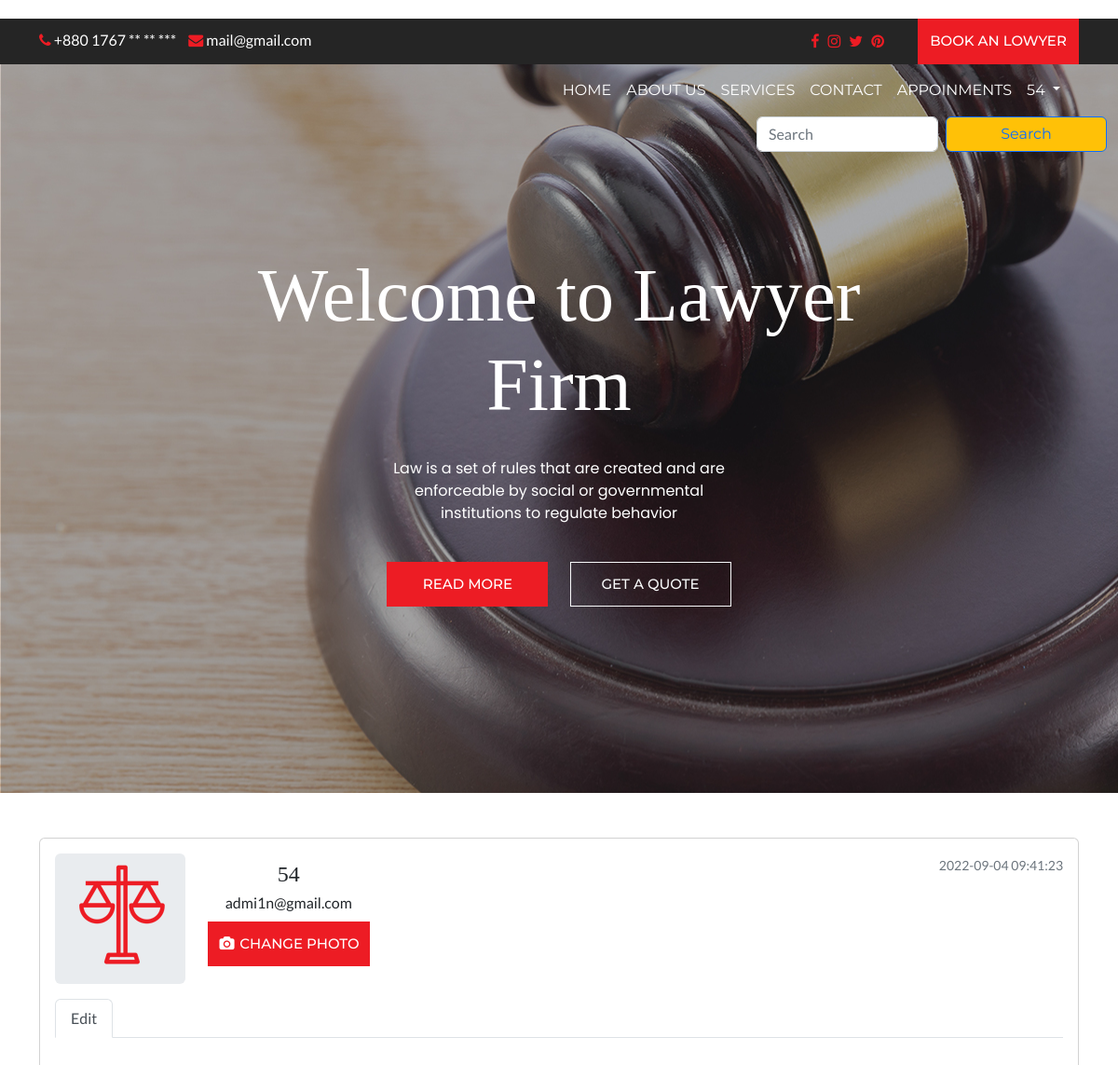
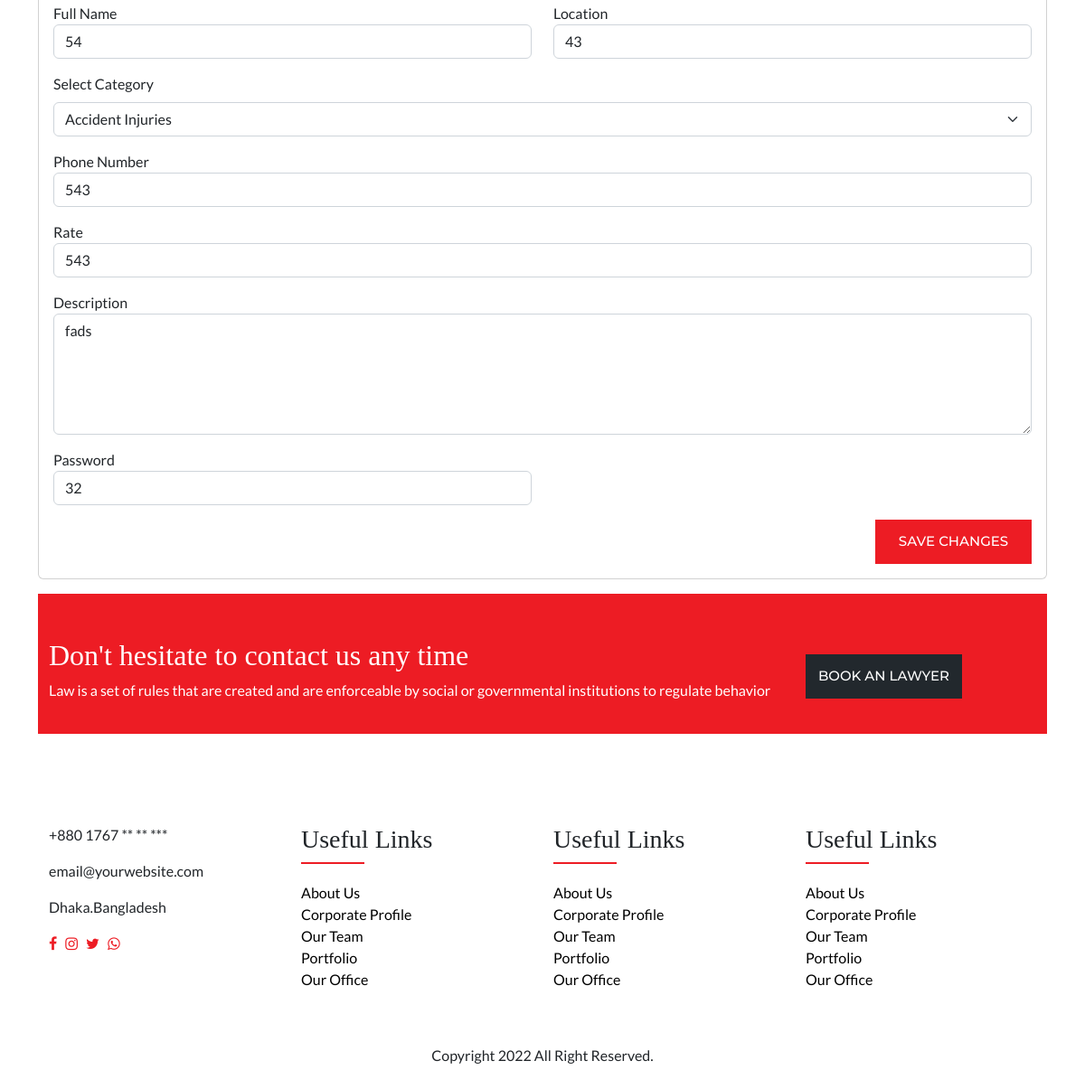
The app's page /lawyer/editprofile.php (signed in) with its own data (2 pictures, top to bottom).
### tables this page shows
CREATE TABLE `lawyers` (
  `email` varchar(700) NOT NULL,
  `password` text NOT NULL,
  `name` text NOT NULL,
  `categoryid` int(11) NOT NULL,
  `rate` int(11) NOT NULL,
  `description` varchar(2000) NOT NULL,
  `phonenumber` text NOT NULL,
  `location` text NOT NULL,
  `picture` text NOT NULL,
  `joindate` datetime NOT NULL DEFAULT current_timestamp()
);

### lawyer/editprofile.php (the view, shortened to what this page needs)
<?php include 'header.php' ?>
<div class="container mt-5">
    <div class="row flex-lg-nowrap">
        <form class="form" novalidate="" method="post" action="editprofilecore.php" enctype="multipart/form-data">
            <div class="col">
                <div class="row">
                    <div class="col mb-3">
                        <div class="card">
                            <div class="card-body">
                                <div class="e-profile">
                                    <div class="row">
                                        <div class="col-12 col-sm-auto mb-3">
                                            <div class="mx-auto" style="width: 140px;">
                                                <div class="d-flex justify-content-center align-items-center rounded" style="height: 140px; background-color: rgb(233, 236, 239);">
                                                    <img src="images/<?php echo $picture ?>" alt="">
                                                </div>
                                            </div>
                                        </div>
                                        <div class="col d-flex flex-column flex-sm-row justify-content-between mb-3">
                                            <div class="text-center text-sm-left mb-2 mb-sm-0">
                                                <h4 class="pt-sm-2 pb-1 mb-0 text-nowrap"><?php echo $name ?></h4>
                                                <p class="mb-0"><?php echo $email ?></p>
                                                <div class="mt-2">
                                                    <button class="btn btn-primary " type="button" class="buttoninput">
                                                        <i class="fa fa-fw fa-camera"></i>
                                                        <span>Change Photo</span>
                                                    </button>
                                                </div>
                                            </div>
                                            <div class="text-center text-sm-right">
                                                <div class="text-muted"><small><?php echo $joindate ?></small></div>
                                            </div>
                                        </div>
                                    </div>
                                    <ul class="nav nav-tabs">
                                        <li class="nav-item"><a href="" class="active nav-link">Edit</a></li>
                                    </ul>
                                    <div class="tab-content pt-3">
                                        <div class="tab-pane active">
                                            <div class="row">
                                                <div class="col">
                                                    <div class="row">
                                                        <div class="col mt-3">
                                                            <div class="form-group">
                                                                <label>Full Name</label>
                                                                <input required class="form-control" type="text" name="name" value="<?php echo $name ?>">
                                                            </div>
                                                        </div>
                                                        <div class="col mt-3">
                                                            <div class="form-group">
                                                                <label>Location</label>
                                                                <input required class="form-control" type="text" name="location" value="<?php echo $location ?>">
                                                            </div>
                                                        </div>
                                                    </div>
                                                    <div class="col mt-3">
                                                        <label for="category" class="form-label">Select Category</label>
                                                        <select required name="categoryid" class="form-select" aria-label="Default select example" id="category">
                                                            <?php
                                                            $query = "select * from lawyercategories;";
                                                            $result = $conn->query($query);
                                                            if ($result->num_rows > 0) {
                                                                while ($row = $result->fetch_assoc()) {
                                                                    $id = $row['id'];
                                                                    $category = $row['category'];
                                                                    if ($categoryid == $id) {
                                                            ?>
                                                                        <option selected value="<?php echo $id ?>"><?php echo $category ?></option>
                                                                    <?php   } else {
                                                                    ?>
                                                                        <option value="<?php echo $id ?>"><?php echo $category ?></option>
                                                            <?php
                                                                    }
                                                                }
                                                            }
                                                            ?>
                                                        </select>
                                                    </div>
                                                    <div class="col mt-3">
                                                        <div class="form-group">
                                                            <label>Phone Number</label>
                                                            <input required class="form-control" type="text" name="phonenumber" value="<?php echo $phonenumber ?>">
                                                        </div>
                                                    </div>
                                                    <div class="col mt-3">
                                                        <div class="form-group">
                                                            <label>Rate</label>
                                                            <input required class="form-control" type="number" name="rate" value="<?php echo $rate ?>">
                                                        </div>
                                                    </div>
                                                    <div class="row">
                                                        <div class="col mt-3">
                                                            <div class="form-group">
                                                                <label>Description</label>
                                                                <textarea required class="form-control" rows="5" name="description"><?php echo $description ?></textarea>
                                                            </div>
                                                        </div>
                                                    </div>
                                                </div>
                                            </div>
                                            <div class="row">
                                                <div class="col-12 col-sm-6 mb-3 mt-3">
                                                    <div class="row">
                                                        <div class="col">
                                                            <div class="form-group">
                                                                <label><span class="d-none d-xl-inline">Password</span></label>
                                                                <input required class="form-control" name="password" type="text" value="<?php echo $password ?>">
                                                            </div>
                                                        </div>
                                                    </div>
                                                </div>
                                            </div>
                                            <div class="row">
                                                <div class="col d-flex justify-content-end">
                                                    <button class="btn btn-primary" type="submit">Save Changes</button>
                                                </div>
                                            </div>
                                        </div>
                                    </div>
                                </div>
                            </div>
                        </div>
                    </div>
                </div>
        </form>
    </div>
</div>
<?php include 'footer.php' ?>

### lawyer/header.php (shortened to what this page needs)
<?php
require_once("../dbconnection.php");
$email = $_SESSION['email'];
$query = "select * from lawyers where email='" . $email . "';";
$result = $conn->query($query);
$name = "";
if ($result->num_rows > 0) {
    while ($row = $result->fetch_assoc()) {
        $name = $row['name'];
        $password = $row['password'];
        $categoryid = $row['categoryid'];
        $rate = $row['rate'];
        $description = $row['description'];
        $phonenumber = $row['phonenumber'];
        $location = $row['location'];
        $picture = $row['picture'];
        $joindate = $row['joindate'];
    }
}
?>
<!doctype html>
<html>
<head>
    <link href="https://cdn.jsdelivr.net/npm/bootstrap@5.2.0/dist/css/bootstrap.min.css" rel="stylesheet">
    <link rel="stylesheet" href="https://cdnjs.cloudflare.com/ajax/libs/font-awesome/4.7.0/css/font-awesome.css" />
    <link rel="stylesheet" href="https://cdnjs.cloudflare.com/ajax/libs/OwlCarousel2/2.3.4/assets/owl.carousel.css" />
    <link rel="stylesheet" href="https://cdnjs.cloudflare.com/ajax/libs/OwlCarousel2/2.3.4/assets/owl.theme.default.min.css" />
    <link rel="stylesheet" href="https://cdnjs.cloudflare.com/ajax/libs/font-awesome/5.13.1/css/all.min.css" />
    <link rel="stylesheet" href="https://cdn.jsdelivr.net/npm/ti-icons@0.1.2/css/themify-icons.css">
    <link rel="stylesheet" href="../css/style.css" type="text/css">
    <link rel="stylesheet" href="style.css" type="text/css">
</head>
<body>
    <div class="top-header">
        <div class="container">
            <div class="row">
                <div class="col-lg-6">
                    <div class="top-contact">
                        <ul>
                            <li><a href="tel:+62 800 9000 123"> <i class="fa fa-phone"></i> +880 1767 ** ** ***</a> </li>
                            <li><a href="mailto:mail@yoursite.com"> <i class="fa fa-envelope"></i> mail@gmail.com</a> </li>
                        </ul>
                    </div>
                </div>
                <div class="col-lg-6">
                    <div class="top-right-info">
                        <ul class="top-social">
                            <li><a href=""><i class="fa fa-facebook"></i></a> </li>
                            <li><a href=""><i class="fa fa-instagram"></i></a> </li>
                            <li><a href=""><i class="fa fa-twitter"></i></a> </li>
                            <li><a href=""><i class="fa fa-pinterest"></i></a> </li>
                        </ul>
                        <a href="lawyers.php?#lawyers" class="btn btn-primary">book an lowyer</a>
                    </div>
                </div>
            </div>
        </div>
    </div>
    <header>
        <div class="container">
            <nav class="navbar navbar-expand-lg navbar-light bg-light">
                <div class="container-fluid">
                    <div class="collapse navbar-collapse" id="navbarSupportedContent">
                        <ul class="navbar-nav ms-auto mb-2 mb-lg-0">
                            <li class="nav-item">
                                <a class="nav-link " href="index.php?">Home</a>
                            </li>
                            <li class="nav-item">
                                <a class="nav-link" href="index.php?#about-section-id">ABOUT US</a>
                            </li>
                            <li class="nav-item">
                                <a class="nav-link" href="index.php?#services-section-id">SERVICES</a>
                            </li>
                            <li class="nav-item">
                                <a class="nav-link" href="index.php?#contact-us-id">CONTACT</a>
                            </li>
                            <li class="nav-item">
                                <a class="nav-link" href="appointments.php">Appoinments</a>
                            </li>
                            <div class="nav-item dropdown">
                                <a class="nav-link dropdown-toggle" href="#" role="button" data-bs-toggle="dropdown" aria-expanded="false">
                                    <?php echo $name ?>
                                </a>
                            </div>
                        </ul>
                    </div>
                </div>
            </nav>
        </div>
        <div class="container-fluid">
            <div class="row">
                <form class="d-flex col-md-4 offset-md-8  " role="search" action="lawyers.php?#lawyers" method="get">
                    <input class="form-control me-2 " type="search" placeholder="Search" aria-label="Search" name="search" required>
                    <button class="btn btn-outline-primary bg-warning" type="submit">Search</button>
                </form>
            </div>
        </div>
    </header>
    <section class="banner-section" style="background: url(../images/banner-bg.jpg) no-repeat">
        <div class="container">
            <div class="row">
                <div class="col-md-12">
                    <div class="banner-text">
                        <h1>Welcome to Lawyer Firm</h1>
                        <p>Law is a set of rules that are created and are enforceable by social or governmental institutions to regulate behavior</p>
                        <div class="btn-main">
                            <a href="index.php?#team-section-id" class="btn btn-primary">Read More</a>
                            <a href="index.php?#quote-section-id" class="btn btn-outline-light">GET A QUOTE</a>
                        </div>
                    </div>
                </div>
            </div>
        </div>
    </section>

### records on screen
lawyers: name "54", picture (picture), joindate "2022-09-04 09:41:23", location "43", phonenumber "543", rate "543", description "fads", password "32"

### other values on screen
$email "admi1n@gmail.com"
form field categoryid "Accident Injuries"
